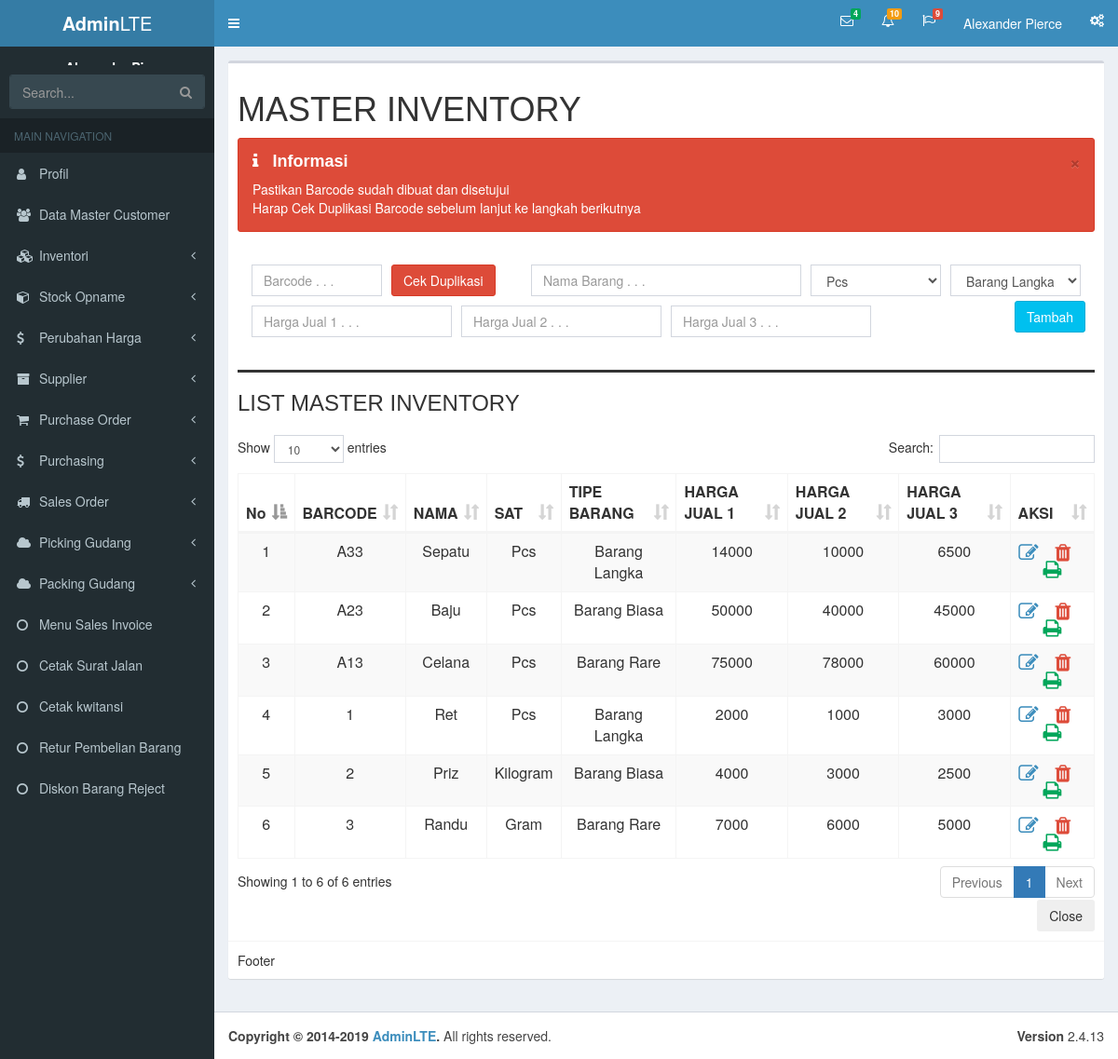
Before: /master_inventory/index.php with the older database file.
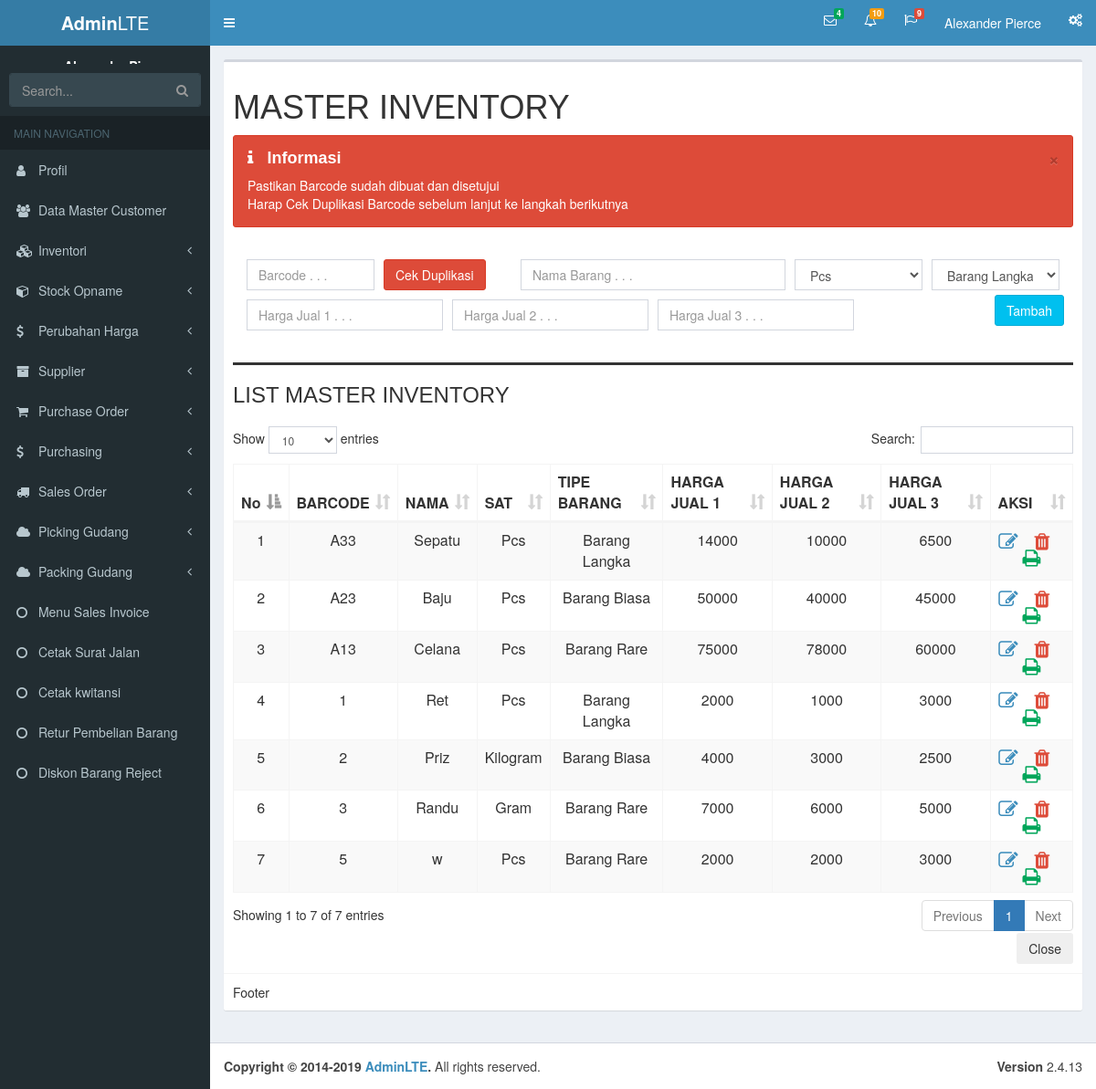
After: the same page with the newer database file.
### tables this page shows
CREATE TABLE `inventory` (
  `id` int(11) NOT NULL,
  `barcode` varchar(255) NOT NULL,
  `nama_barang` varchar(255) NOT NULL,
  `satuan` varchar(255) NOT NULL,
  `id_tipe_barang` varchar(255) NOT NULL,
  `harga_jual1` varchar(255) NOT NULL,
  `harga_jual2` varchar(255) NOT NULL,
  `harga_jual3` varchar(255) NOT NULL,
  `quantity` varchar(255) DEFAULT NULL,
  `created_at` timestamp NOT NULL DEFAULT current_timestamp(),
  `update_at` timestamp NULL DEFAULT NULL ON UPDATE current_timestamp()
);

CREATE TABLE `satuan` (
  `id` int(11) NOT NULL,
  `satuan` varchar(50) NOT NULL
);

CREATE TABLE `tipe_barang` (
  `id` int(11) NOT NULL,
  `nama_barang` varchar(255) NOT NULL,
  `created_at` timestamp NOT NULL DEFAULT current_timestamp(),
  `update_at` timestamp NULL DEFAULT NULL ON UPDATE current_timestamp()
);

### env.php (called while the page is built, shortened)
<?php
$host = "localhost";
$user = "root";
$password = "";
$dbname = "brasco_pusat";
$conn = mysqli_connect($host, $user, $password, $dbname);
function query($query)
{
  global $conn;
  $result = mysqli_query($conn, $query);
  $rows = [];
  while ($row = mysqli_fetch_assoc($result)) {
    $rows[] = $row;
  }
  return $rows;
}

### master_inventory/index.php (the view, shortened to what the changed rows need)
<?php
 $data = query("SELECT * FROM inventory");
 ?>
<?php include('../templates/header.php') ?>
<div class="content-wrapper">
  <section class="content">
    <div class="box">
      <div class="box-body">
        <h1>MASTER INVENTORY</h1>
        <div class="border bg-light " style="width: 100%; margin-bottom: 20px;">
          <div class="border bg-light " style="width: 100%; margin-bottom: 20px;">
          </div>
        </div>
        <form class="inline-form" action="" method="post">
          <div class="box-body">
           </div>
         </form>
         <div style="width: 100%">
           <div style="border-top: solid; width: 100%; margin-top: 20px">
           </div>
         </div>
         <div class="table-responsive" style="margin-top: 20px">
           <table id="example1" class="table table-bordered table-striped">
             <thead class="thead-dark" align="center">
               <tr class="text-center">
                 <th>No</th>
                 <th>BARCODE</th>
                 <th>NAMA</th>
                 <th>SAT</th>
                 <th>TIPE BARANG</th>
                <th>HARGA JUAL 1</th>
                <th>HARGA JUAL 2</th>
                <th>HARGA JUAL 3</th>
                <th>AKSI</th>
              </tr>
            </thead>
            <tbody align="center">
              <?php $i = 1; ?>
              <?php foreach ($data as $row) :
                 ?>
                <tr>
                  <td><?php echo $i; ?></td>
                  <td><?php echo $row["barcode"]; ?></td>
                  <?php
                     $id_tipe = $row['id_tipe_barang'];
                     $result = query("SELECT * FROM tipe_barang WHERE id = '$id_tipe'");
                     $id_satuan = $row['satuan'];
                     $result2 = query("SELECT * FROM satuan WHERE id = '$id_satuan'");
                     ?>
                   <td><?php echo $row["nama_barang"]; ?></td>
                   <td><?php echo $result2[0]["satuan"]; ?></td>
                   <td><?php echo $result[0]['nama_barang']; ?></td>
                   <td><?php echo $row["harga_jual1"]; ?></td>
                   <td><?php echo $row["harga_jual2"]; ?></td>
                   <td><?php echo $row["harga_jual3"]; ?></td>
                   <td>
                     <a href="master_inventory/ubah.php?id=<?php echo $row["id"]; ?>"><i class="fa fa-edit fa-lg"></i>&nbsp&nbsp&nbsp</a>
                     <a href="master_inventory/hapus.php?id=<?php echo $row["id"]; ?>"><i class="fa fa-trash fa-lg text-red">&nbsp&nbsp&nbsp</i></a>
                     <a href="master_inventory/laporan/print.php?id=<?php echo $row["id"] ?>"><i class="fa fa-print text-green fa-lg"></i></a>
                   </td>
                 </tr>
                 <?php $i++ ?>
               <?php endforeach; ?>
             </tbody>
           </table>
         </div>
         <div style="width: 100%; text-align: right;">
           <button class="btn btn-light">Close</button>
         </div>
       </div>
     </div>
   </section>
 </div>
<?php include('../templates/footer.php') ?>

Changed rows visible on the page:
added inventory: barcode "5", nama_barang "w", satuan.satuan "Pcs", id_tipe_barang.nama_barang "Barang Rare", harga_jual1 "2000", harga_jual2 "2000", harga_jual3 "3000"
Other visible differences:
text written by a page script: "Show entries Search: Showing 1 to 6 of 6 entries Previous 1 Next" → "Show entries Search: Showing 1 to 7 of 7 entries Previous 1 Next"
